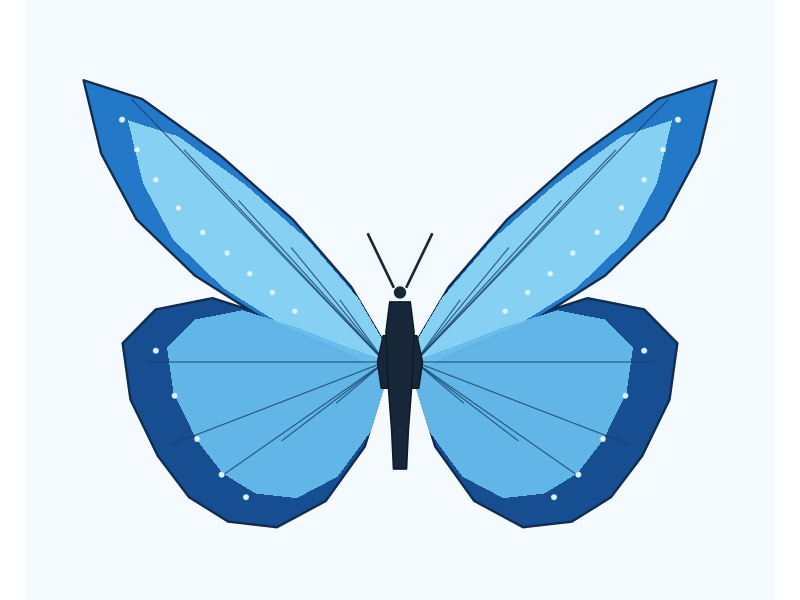
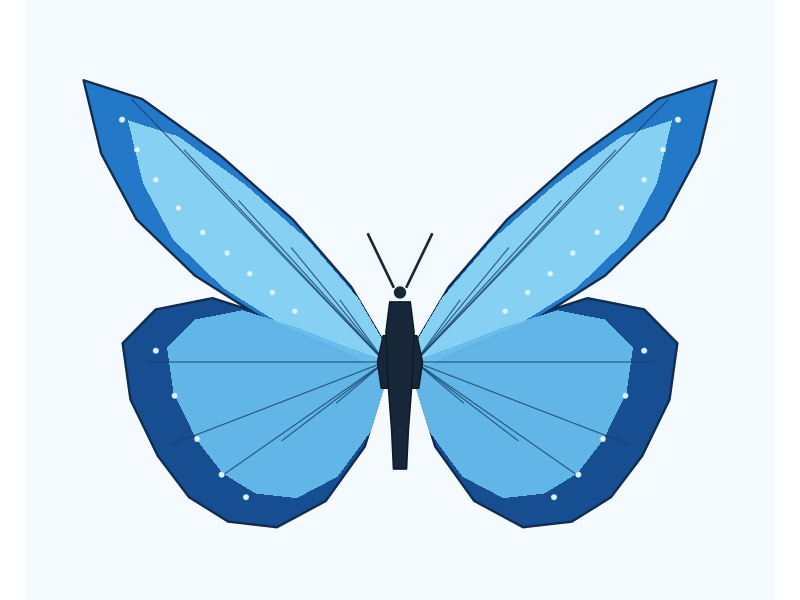

Generate these figures, in order, with R:
library(ggplot2)

mirror_wing <- function(points, side) {
  data.frame(
    x = points$x * side,
    y = points$y
  )
}

# Wing outlines: forewing and hindwing
forewing <- data.frame(
  x = c(0.08, 0.25, 0.55, 0.92, 1.32, 1.62,
        1.53, 1.35, 1.05, 0.70, 0.35, 0.12),
  y = c(0.12, 0.42, 0.78, 1.12, 1.42, 1.52,
        1.13, 0.78, 0.48, 0.25, 0.10, -0.02)
)

hindwing <- data.frame(
  x = c(0.08, 0.32, 0.63, 0.96, 1.25, 1.42,
        1.38, 1.24, 1.08, 0.88, 0.63, 0.38,
        0.18, 0.10),
  y = c(0.03, 0.12, 0.25, 0.36, 0.30, 0.12,
        -0.18, -0.48, -0.70, -0.83, -0.86,
        -0.72, -0.43, -0.16)
)

# Create mirrored wing data
make_wings <- function(shape, name) {
  do.call(rbind, lapply(c(-1, 1), function(s) {
    d <- mirror_wing(shape, s)
    d$side <- s
    d$wing <- name
    d
  }))
}

fw <- make_wings(forewing, "fore")
hw <- make_wings(hindwing, "hind")

# Wing veins radiate from near the body
vein_ends <- data.frame(
  x = c(0.32, 0.58, 0.86, 1.15, 1.43,
        0.34, 0.63, 0.94, 1.22, 1.35),
  y = c(0.35, 0.63, 0.88, 1.15, 1.42,
        -0.20, -0.40, -0.58, -0.42, 0.02)
)

veins <- do.call(rbind, lapply(c(-1, 1), function(s) {
  data.frame(
    x = 0.08 * s,
    y = 0.02,
    xend = vein_ends$x * s,
    yend = vein_ends$y
  )
}))

# Small pale spots near the wing margins
spots <- data.frame(
  x = c(1.48, 1.40, 1.30, 1.18, 1.05,
        0.92, 0.80, 0.68, 0.56,
        1.30, 1.20, 1.08, 0.95, 0.82),
  y = c(1.31, 1.15, 0.99, 0.84, 0.71,
        0.60, 0.49, 0.39, 0.29,
        0.08, -0.16, -0.39, -0.58, -0.70)
)

spots <- do.call(rbind, lapply(c(-1, 1), function(s) {
  d <- spots
  d$x <- d$x * s
  d
}))

# Delicate antennae
antennae <- data.frame(
  x = c(0.035, -0.035),
  y = c(0.42, 0.42),
  xend = c(0.17, -0.17),
  yend = c(0.70, 0.70)
)

# Improved butterfly body and wing attachment

# Make the wing roots extend slightly beneath the body
fw_attached <- fw
fw_attached$x <- fw_attached$x * 1.04

hw_attached <- hw
hw_attached$x <- hw_attached$x * 1.04

# Body: head, thorax, and tapered abdomen
body <- data.frame(
  x = c(-0.055, -0.075, -0.065, -0.045, -0.035,
         0.035, 0.045, 0.065, 0.075, 0.055),
  y = c(0.34, 0.18, -0.08, -0.34, -0.55,
        -0.55, -0.34, -0.08, 0.18, 0.34)
)

# A wider thorax helps visually join all four wings
thorax <- data.frame(
  x = c(-0.09, -0.12, -0.10, 0.10, 0.12, 0.09),
  y = c(0.16, 0.02, -0.12, -0.12, 0.02, 0.16)
)

p <- ggplot() +
  # Draw wings first so the body sits naturally on top
  geom_polygon(
    data = hw_attached,
    aes(x = x, y = y, group = interaction(side, wing)),
    fill = "#174D91", color = "#102C4C", linewidth = 0.8
  ) +
  geom_polygon(
    data = fw_attached,
    aes(x = x, y = y, group = interaction(side, wing)),
    fill = "#2478C8", color = "#102C4C", linewidth = 0.8
  ) +
  # Soft light-blue wing centers
  geom_polygon(
    data = transform(fw_attached, x = x * 0.86, y = y * 0.86),
    aes(x = x, y = y, group = interaction(side, wing)),
    fill = "#8BD5F5", color = NA, alpha = 0.94
  ) +
  geom_polygon(
    data = transform(hw_attached, x = x * 0.84, y = y * 0.82),
    aes(x = x, y = y, group = interaction(side, wing)),
    fill = "#66BCEB", color = NA, alpha = 0.94
  ) +
  # Veins
  geom_segment(
    data = veins,
    aes(x = x, y = y, xend = xend, yend = yend),
    color = "#17416B", linewidth = 0.4, alpha = 0.8
  ) +
  # Wing-edge spots
  geom_point(
    data = spots,
    aes(x = x, y = y),
    shape = 21, size = 1.6,
    fill = "#E1F6FF", color = "#A4DDF8", stroke = 0.35
  ) +
  # Thorax and abdomen overlap the wing roots
  geom_polygon(
    data = thorax,
    aes(x = x, y = y),
    fill = "#172638", color = "#0B1928", linewidth = 0.5
  ) +
  geom_polygon(
    data = body,
    aes(x = x, y = y),
    fill = "#172638", color = "#0B1928", linewidth = 0.5
  ) +
  # Head
  geom_point(aes(x = 0, y = 0.39),
             size = 3.5, color = "#172638") +
  # Antennae
  geom_segment(
    data = antennae,
    aes(x = x, y = y, xend = xend, yend = yend),
    color = "#172638", linewidth = 0.9, lineend = "round"
  ) +
  coord_fixed(
    xlim = c(-1.85, 1.85),
    ylim = c(-1.1, 1.8),
    expand = FALSE
  ) +
  theme_void() +
  theme(
    plot.background = element_rect(fill = "#F5FAFF", color = NA),
    panel.background = element_rect(fill = "#F5FAFF", color = NA),
    plot.margin = margin(20, 20, 20, 20)
  )

print(p)

ggsave(
  "light_blue_morpho_v2.png",
  plot = p, width = 10, height = 8,
  dpi = 300, bg = "#F5FAFF"
)

cat("Saved as light_blue_morpho_v2.png\n")
